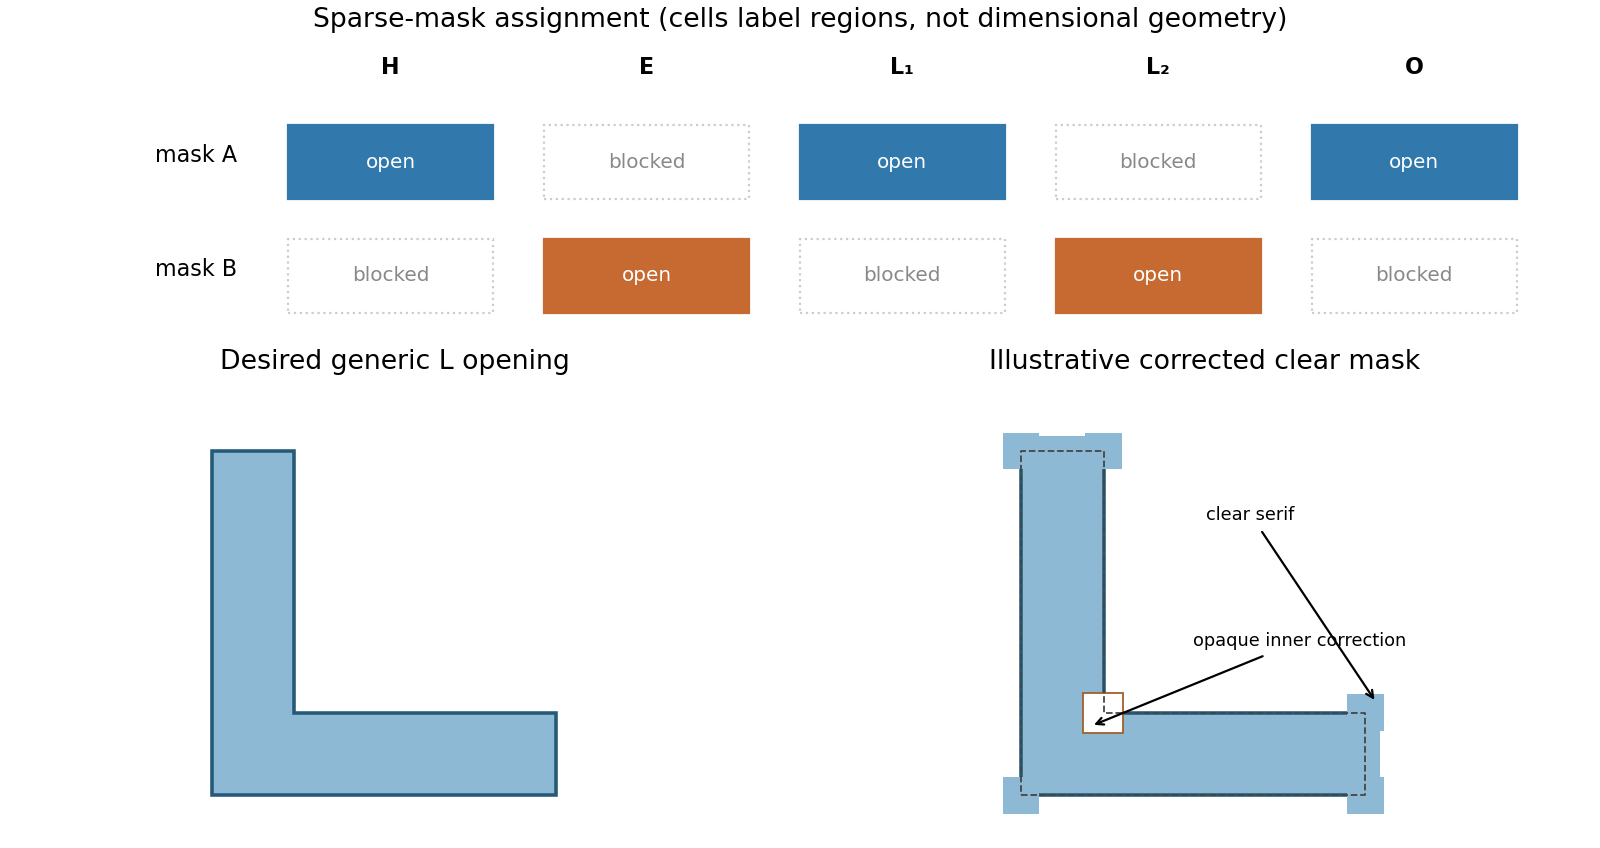

Source code (Python):
"""Original explanatory diagram; run in the desired output directory. Tested with Python 3.14, numpy and matplotlib."""
import numpy as np
import matplotlib
matplotlib.use("Agg")
import matplotlib.pyplot as plt
from matplotlib.patches import Rectangle, Polygon, Circle, FancyArrowPatch
plt.rcParams.update({"font.size":10,"figure.facecolor":"white","axes.facecolor":"white","savefig.facecolor":"white"})
fig=plt.figure(figsize=(10,5.3),layout='constrained');gs=fig.add_gridspec(2,2,height_ratios=[.9,1.4]);a=fig.add_subplot(gs[0,:]);a.set_title('Sparse-mask assignment (cells label regions, not dimensional geometry)')
for k,t in enumerate(['H','E','L₁','L₂','O']):
 a.text(k+.5,2.1,t,ha='center',fontweight='bold')
 for row,color,choose in [(1.0,'#3179ad',k%2==0),(.0,'#c66a31',k%2==1)]:
  a.add_patch(Rectangle((k+.1,row),.8,.65,fc=color if choose else 'white',ec=color if choose else '#ccc',ls='-' if choose else ':'));a.text(k+.5,row+.325,'open' if choose else 'blocked',ha='center',va='center',fontsize=9,color='white' if choose else '#888')
a.text(-.1,1.325,'mask A',ha='right');a.text(-.1,.325,'mask B',ha='right');a.set(xlim=(-1,5.2),ylim=(-.2,2.4));a.axis('off')
verts=np.array([[0,0],[3,0],[3,.72],[.72,.72],[.72,3],[0,3]])
for a,correct,title in [(fig.add_subplot(gs[1,0]),False,'Desired generic L opening'),(fig.add_subplot(gs[1,1]),True,'Illustrative corrected clear mask')]:
 a.add_patch(Polygon(verts,fc='#8db9d5',ec='#245978',lw=1.6))
 if correct:
  for x,y in [(0,0),(3,0),(3,.72),(.72,3),(0,3)]:a.add_patch(Rectangle((x-.16,y-.16),.32,.32,fc='#8db9d5',ec='none'))
  a.add_patch(Rectangle((2.95,0),.18,.72,fc='#8db9d5',ec='none'));a.add_patch(Rectangle((0,2.95),.72,.18,fc='#8db9d5',ec='none'));a.add_patch(Rectangle((.54,.54),.35,.35,fc='white',ec='#a15d28',lw=.8))
  a.annotate('opaque inner correction',(.6,.6),(1.5,1.3),fontsize=8,ha='left',arrowprops={'arrowstyle':'->'});a.annotate('clear serif',(3.1,.8),(2.0,2.4),fontsize=8,ha='center',arrowprops={'arrowstyle':'->'})
  a.plot(*np.vstack([verts,verts[0]]).T,color='#444',ls='--',lw=.8)
 a.set(title=title,xlim=(-.5,3.7),ylim=(-.4,3.6),aspect='equal');a.axis('off')
fig.savefig('paper-1-double-patterning.png',dpi=160);plt.close(fig)
